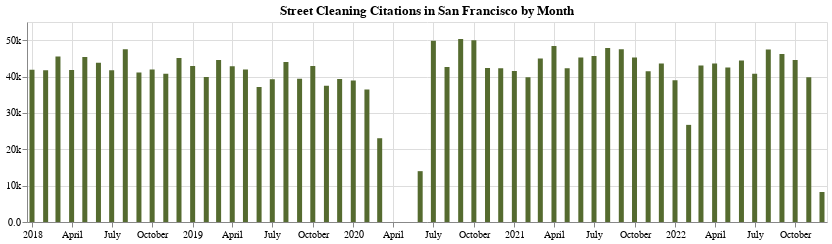

Write notebook code for a chart like this one.
### Code cell
# Bar chart
alt.Chart(
    st_cleaning_month_count,
    width=800,
    height=200
).mark_bar(color='darkolivegreen').encode(
    x=alt.X('Citation Issued DateTime', axis=alt.Axis(labelAngle=0), title=''),
    y=alt.Y('Citation Number', axis=alt.Axis(format='.2s') , title='')
).properties(
    title='Street Cleaning Citations in San Francisco by Month'
)

### Figure 1 — Vega-Lite specification as saved in the notebook (floating-point values rounded to 4 significant figures)
{"$schema": "https://vega.github.io/schema/vega-lite/v4.17.0.json", "config": {"view": {"continuousHeight": 300, "continuousWidth": 400}}, "data": {"name": "data-98be8c4a676cdd8fb8d5509e60e768f3"}, "datasets": {"data-98be8c4a676cdd8fb8d5509e60e768f3": [{"Citation Issued DateTime": "2018-01-01T00:00:00", "Citation Number": 41850}, {"Citation Issued DateTime": "2018-02-01T00:00:00", "Citation Number": 41716}, {"Citation Issued DateTime": "2018-03-01T00:00:00", "Citation Number": 45534}, {"Citation Issued DateTime": "2018-04-01T00:00:00", "Citation Number": 41777}, {"Citation Issued DateTime": "2018-05-01T00:00:00", "Citation Number": 45374}, {"Citation Issued DateTime": "2018-06-01T00:00:00", "Citation Number": 43776}, {"Citation Issued DateTime": "2018-07-01T00:00:00", "Citation Number": 41732}, {"Citation Issued DateTime": "2018-08-01T00:00:00", "Citation Number": 47518}, {"Citation Issued DateTime": "2018-09-01T00:00:00", "Citation Number": 41123}, {"Citation Issued DateTime": "2018-10-01T00:00:00", "Citation Number": 41943}, {"Citation Issued DateTime": "2018-11-01T00:00:00", "Citation Number": 40750}, {"Citation Issued DateTime": "2018-12-01T00:00:00", "Citation Number": 45123}, {"Citation Issued DateTime": "2019-01-01T00:00:00", "Citation Number": 42895}, {"Citation Issued DateTime": "2019-02-01T00:00:00", "Citation Number": 39878}, {"Citation Issued DateTime": "2019-03-01T00:00:00", "Citation Number": 44580}, {"Citation Issued DateTime": "2019-04-01T00:00:00", "Citation Number": 42818}, {"Citation Issued DateTime": "2019-05-01T00:00:00", "Citation Number": 41961}, {"Citation Issued DateTime": "2019-06-01T00:00:00", "Citation Number": 37141}, {"Citation Issued DateTime": "2019-07-01T00:00:00", "Citation Number": 39239}, {"Citation Issued DateTime": "2019-08-01T00:00:00", "Citation Number": 43987}, {"Citation Issued DateTime": "2019-09-01T00:00:00", "Citation Number": 39373}, {"Citation Issued DateTime": "2019-10-01T00:00:00", "Citation Number": 42912}, {"Citation Issued DateTime": "2019-11-01T00:00:00", "Citation Number": 37436}, {"Citation Issued DateTime": "2019-12-01T00:00:00", "Citation Number": 39316}, {"Citation Issued DateTime": "2020-01-01T00:00:00", "Citation Number": 38941}, {"Citation Issued DateTime": "2020-02-01T00:00:00", "Citation Number": 36430}, {"Citation Issued DateTime": "2020-03-01T00:00:00", "Citation Number": 23035}, {"Citation Issued DateTime": "2020-04-01T00:00:00", "Citation Number": 0}, {"Citation Issued DateTime": "2020-05-01T00:00:00", "Citation Number": 0}, {"Citation Issued DateTime": "2020-06-01T00:00:00", "Citation Number": 13980}, {"Citation Issued DateTime": "2020-07-01T00:00:00", "Citation Number": 49819}, {"Citation Issued DateTime": "2020-08-01T00:00:00", "Citation Number": 42649}, {"Citation Issued DateTime": "2020-09-01T00:00:00", "Citation Number": 50294}, {"Citation Issued DateTime": "2020-10-01T00:00:00", "Citation Number": 49959}, {"Citation Issued DateTime": "2020-11-01T00:00:00", "Citation Number": 42346}, {"Citation Issued DateTime": "2020-12-01T00:00:00", "Citation Number": 42251}, {"Citation Issued DateTime": "2021-01-01T00:00:00", "Citation Number": 41544}, {"Citation Issued DateTime": "2021-02-01T00:00:00", "Citation Number": 39775}, {"Citation Issued DateTime": "2021-03-01T00:00:00", "Citation Number": 44982}, {"Citation Issued DateTime": "2021-04-01T00:00:00", "Citation Number": 48403}, {"Citation Issued DateTime": "2021-05-01T00:00:00", "Citation Number": 42306}, {"Citation Issued DateTime": "2021-06-01T00:00:00", "Citation Number": 45255}, {"Citation Issued DateTime": "2021-07-01T00:00:00", "Citation Number": 45628}, {"Citation Issued DateTime": "2021-08-01T00:00:00", "Citation Number": 47816}, {"Citation Issued DateTime": "2021-09-01T00:00:00", "Citation Number": 47533}, {"Citation Issued DateTime": "2021-10-01T00:00:00", "Citation Number": 45234}, {"Citation Issued DateTime": "2021-11-01T00:00:00", "Citation Number": 41483}, {"Citation Issued DateTime": "2021-12-01T00:00:00", "Citation Number": 43556}, {"Citation Issued DateTime": "2022-01-01T00:00:00", "Citation Number": 38948}, {"Citation Issued DateTime": "2022-02-01T00:00:00", "Citation Number": 26710}, {"Citation Issued DateTime": "2022-03-01T00:00:00", "Citation Number": 43028}, {"Citation Issued DateTime": "2022-04-01T00:00:00", "Citation Number": 43566}, {"Citation Issued DateTime": "2022-05-01T00:00:00", "Citation Number": 42491}, {"Citation Issued DateTime": "2022-06-01T00:00:00", "Citation Number": 44384}, {"Citation Issued DateTime": "2022-07-01T00:00:00", "Citation Number": 40758}, {"Citation Issued DateTime": "2022-08-01T00:00:00", "Citation Number": 47442}, {"Citation Issued DateTime": "2022-09-01T00:00:00", "Citation Number": 46203}, {"Citation Issued DateTime": "2022-10-01T00:00:00", "Citation Number": 44533}, {"Citation Issued DateTime": "2022-11-01T00:00:00", "Citation Number": 39823}, {"Citation Issued DateTime": "2022-12-01T00:00:00", "Citation Number": 8252}]}, "encoding": {"x": {"axis": {"labelAngle": 0}, "field": "Citation Issued DateTime", "title": "", "type": "temporal"}, "y": {"axis": {"format": ".2s"}, "field": "Citation Number", "title": "", "type": "quantitative"}}, "height": 200, "mark": {"color": "darkolivegreen", "type": "bar"}, "title": "Street Cleaning Citations in San Francisco by Month", "width": 800}
